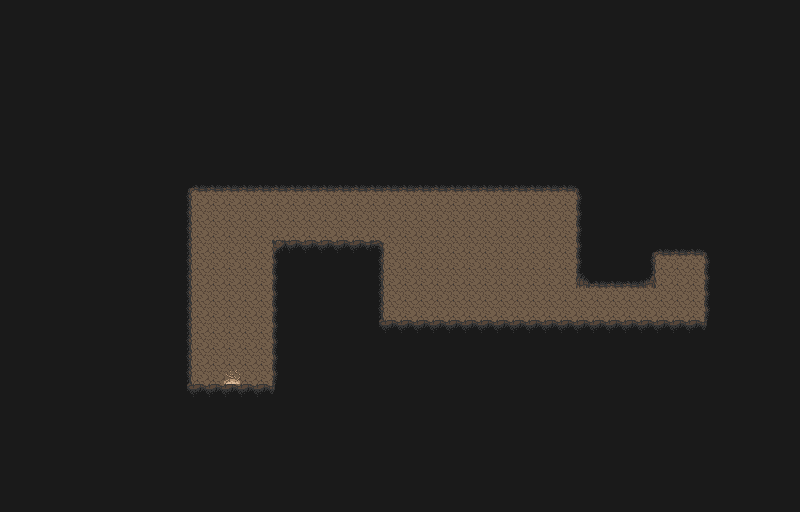

This game map was drawn from its Tiled (.tmx) file and the tilesets committed beside it. A one-line description and the trimmed map source follow:
An orthogonal 50x32 tile map with 16x16 px tiles, 2 tile layers (Base, Objects), 1 hidden layer not drawn, 2 tilesets and 18 objects (3x bat, toTest, small).

<map version="1.5" tiledversion="1.5.0" orientation="orthogonal" renderorder="right-down" width="50" height="32" tilewidth="16" tileheight="16" infinite="0" nextlayerid="10" nextobjectid="111">
 <editorsettings>
  <export target="testCave.lua" format="lua" />
 </editorsettings>
 <properties>
  <property name="dark" type="bool" value="true" />
 </properties>
 <tileset firstgid="1" name="overworld" tilewidth="16" tileheight="16" tilecount="1480" columns="40">
  <image source="_tilesets/overworld.png" width="640" height="592" />
 </tileset>
 <tileset firstgid="1481" name="cave" tilewidth="16" tileheight="16" tilecount="160" columns="16">
  <image source="_tilesets/cave.png" width="256" height="160" />
 </tileset>
 <layer id="1" name="Base" width="50" height="32">
  <data>[1600 cells, 1600 non-empty, 15 distinct tile ids]</data>
 </layer>
 <objectgroup id="3" name="Walls">
  <object id="72" x="192" y="384" width="32" height="16" />
  <object id="73" x="272" y="240" width="16" height="160" />
  <object id="75" x="176" y="176" width="16" height="224" />
  <object id="76" x="192" y="176" width="400" height="16" />
  <object id="85" x="368" y="320" width="336" height="16" />
  <object id="86" x="368" y="240" width="16" height="80" />
  <object id="87" x="288" y="240" width="80" height="16" />
  <object id="97" x="240" y="384" width="32" height="16" />
  <object id="100" x="576" y="192" width="16" height="96" />
  <object id="104" x="592" y="272" width="64" height="16" />
  <object id="107" x="640" y="240" width="16" height="32" />
  <object id="108" x="656" y="240" width="48" height="16" />
  <object id="109" x="704" y="240" width="16" height="96" />
 </objectgroup>
 <objectgroup id="5" name="Loot" />
 <objectgroup id="6" name="Enemies">
  <object id="101" name="bat" x="432" y="248">
   <properties>
    <property name="form" type="int" value="1" />
   </properties>
   <point />
  </object>
  <object id="102" name="bat" x="544" y="232">
   <properties>
    <property name="form" type="int" value="1" />
   </properties>
   <point />
  </object>
  <object id="103" name="bat" x="500" y="284">
   <properties>
    <property name="form" type="int" value="1" />
   </properties>
   <point />
  </object>
 </objectgroup>
 <objectgroup id="9" name="Triggers" />
 <objectgroup id="7" name="Transitions">
  <object id="96" name="toTest" x="224" y="388" width="16" height="16">
   <properties>
    <property name="destX" type="int" value="232" />
    <property name="destY" type="int" value="112" />
   </properties>
  </object>
 </objectgroup>
 <objectgroup id="8" name="Chests">
  <object id="110" name="test2" type="small" x="672" y="264" width="16" height="16" />
 </objectgroup>
 <layer id="2" name="Objects" width="50" height="32">
  <data>[1600 cells, 0 non-empty, 0 distinct tile ids]</data>
 </layer>
 <layer id="4" name="Test" width="50" height="32" visible="0">
  <data>[1600 cells, 0 non-empty, 0 distinct tile ids]</data>
 </layer>
</map>
